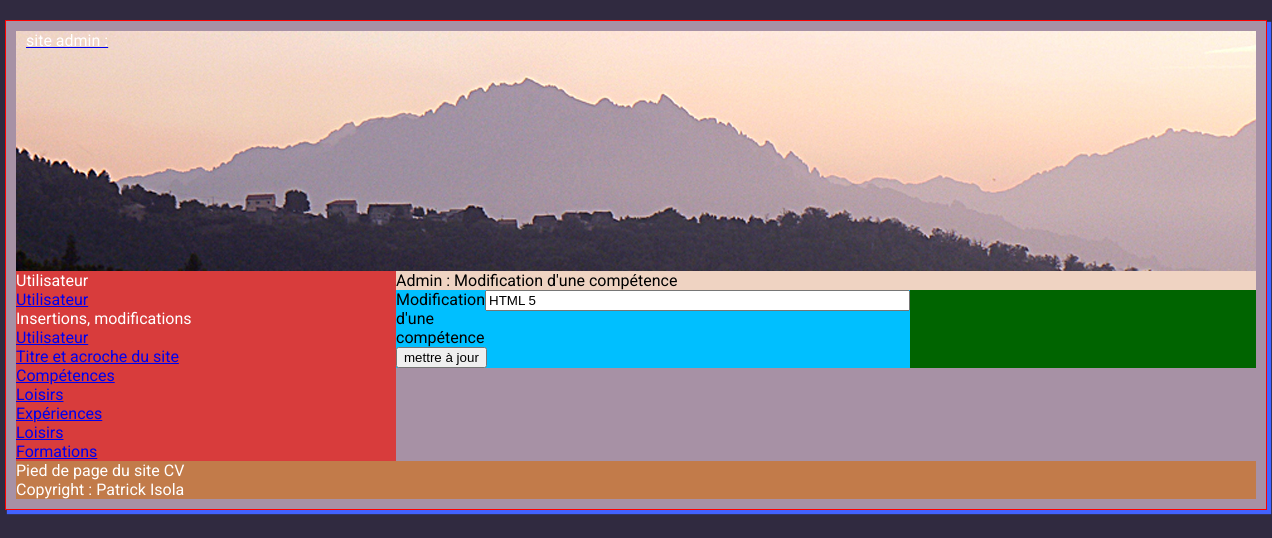
Screenshot of /admin/modif_competence.php?id_competence=1 with the database file from the repository.
### tables this page shows
CREATE TABLE `t_competences` (
  `id_competence` int(11) NOT NULL,
  `competence` text,
  `utilisateur_id` int(11) NOT NULL
);

CREATE TABLE `t_utilisateur` (
  `id_utilisateur` int(11) NOT NULL,
  `prenom` varchar(25) NOT NULL,
  `nom` varchar(25) NOT NULL,
  `email` varchar(50) NOT NULL,
  `telephone` varchar(20) NOT NULL COMMENT 'varchar car 0 n''est pas un entier',
  `mdp` varchar(13) NOT NULL,
  `pseudo` varchar(13) NOT NULL,
  `avatar` varchar(13) NOT NULL,
  `age` smallint(5) NOT NULL,
  `date_naissance` date NOT NULL,
  `sexe` enum('Femme','Homme') NOT NULL,
  `etat_civil` enum('M.','Mme') NOT NULL,
  `statut_marital` varchar(13) NOT NULL,
  `adresse` text NOT NULL,
  `code_postal` varchar(5) NOT NULL,
  `ville` varchar(20) NOT NULL,
  `pays` varchar(25) NOT NULL,
  `note` varchar(20) NOT NULL
);

### admin/modif_competence.php (the view, shortened to what this page needs)
<?php require '../connexion/connexion.php' ?>
<?php
    $id_competence = $_GET['id_competence'];
    $sql=  $pdoCV->query(" SELECT * FROM t_competences WHERE id_competence = '$id_competence' ");
    $ligne_competence = $sql->fetch();
?>
<!DOCTYPE html>
<html lang="fr">
<head>
<link type="text/css" href="../css/style_admin.css" rel="stylesheet">
</head>
<body>
    <div id="enveloppe">
    <header>
        <?php include ("admin_en_tete.php"); ?>
    </header>
    <div id="menu">
        <?php include ("admin_menu.php"); ?>
    </div>
    <div id="contenuPrincipal">
        <h1>Admin : Modification d'une compétence</h1>
    <form action="modif_competence.php" method="post">
        <table width="200px" border="1">
            <tr>
                <td>Modification d'une compétence</td>
                <td><input type="text" name="competence" size="50" value="<?php echo $ligne_competence['competence']; ?>" required >
                </td>
            </tr>
            <tr>
                <td colspan="2"><input type="submit" value="mettre à jour"></td>
            </tr>
        </table>
    </form>
    </div>
    <footer>
        <?php include ("admin_footer.php"); ?>
    </footer>
    </div>
</body>
</html>

### admin/admin_footer.php
<?php
    $sql = $pdoCV->query(" SELECT * FROM t_utilisateur WHERE id_utilisateur ='1' ");
    $ligne = $sql->fetch();
    ?>
<p>Pied de page du site CV</p>
<p>Copyright : <?php echo $ligne['prenom'].' '.$ligne['nom']; ?></p>

### css/style_admin.css (style rules this page uses)
html, body, div, span, applet, object, iframe, h1, h2, h3, h4, h5, h6, p, blockquote, pre, a, abbr, acronym, address, big, cite, code, del, dfn, em, img, ins, kbd, q, s, samp, small, strike, strong, sub, sup, tt, var, b, u, i, center, dl, dt, dd, ol, ul, li, fieldset, form, label, legend, table, caption, tbody, tfoot, thead, tr, th, td, article, aside, canvas, details, embed, figure, figcaption, footer, header, hgroup, menu, nav, output, ruby, section, summary, time, mark, audio, video { margin: 0; padding: 0; border: 0; font-size: 100%; font: inherit; vertical-align: baseline; }
article, aside, details, figcaption, figure, footer, header, hgroup, menu, nav, section { display: block; }
body { line-height: 1; }
table { border-collapse: collapse; border-spacing: 0; }
body { margin: auto; font: 1em Roboto, sans-serif; background-color: #302A40; }
header { background: url(../img/popolasca.jpg) center center no-repeat; height:240px; margin-right: 10px; margin-left: 10px; }
#enveloppe { width: 1260px; margin-right: auto; margin-left: auto; margin-top: 20px; background-color: #A791A5; border: 1px solid red; -webkit-box-shadow: 3px 3px 1px 1px #4262FF; box-shadow: 3px 3px 1px 1px #4262FF; }
#menu { width: 380px; background-color: #F1C0B6; float: left; margin-left: 10px; }
#contenuPrincipal { width: 860px; background-color: #EFD3C2; float: right; margin-right: 10px; }
footer { margin-right: 10px; margin-left: 10px; margin-bottom: 10px; color:white; background: #C27B4A; }
#menu { background-color: #d83c3c; color: #fff; }
table { background-color: deepskyblue; }
form { background-color: darkgreen; }

### rows the page displays
t_competences: competence "HTML 5"
t_utilisateur: prenom "Patrick", nom "Isola"
